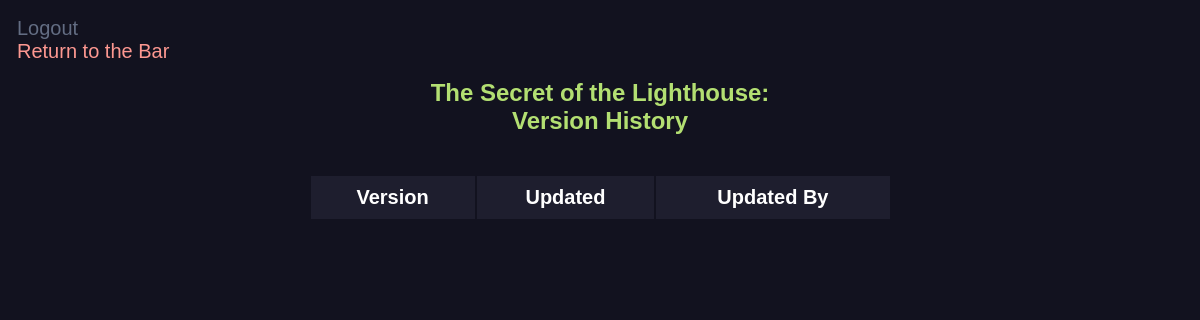
The app's page /versions/1, older data.
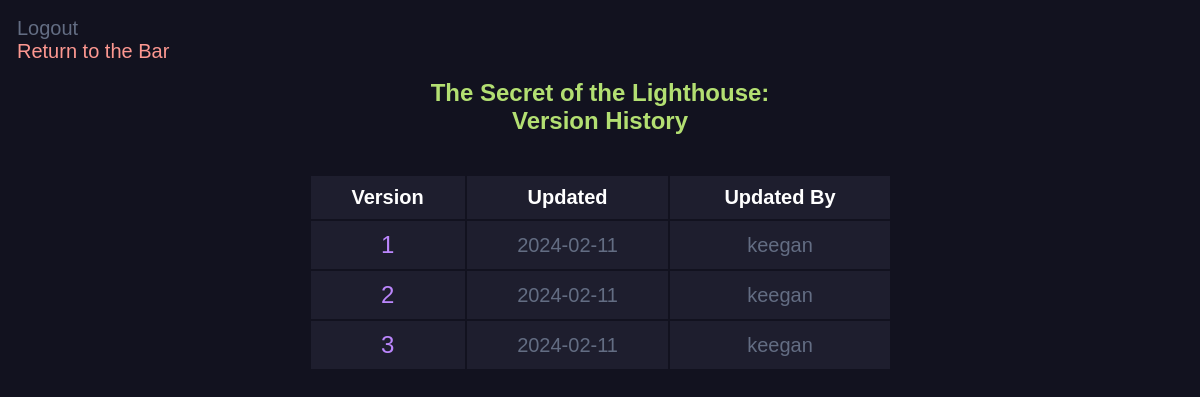
The same page, newer data.
### main.py (models this page shows, shortened)
class NewStory(db.Model):
    id = db.Column(db.Integer, primary_key=True)
    title = db.Column(db.String(200), nullable=False)
    genre = db.Column(db.String(200), nullable=True)
    content = db.Column(db.Text, nullable=False)
    date_created = db.Column(db.DateTime, default=datetime.utcnow)
    author_id = db.Column(db.Integer, db.ForeignKey('user.id'), nullable=False)
    current_version_id = db.Column(db.Integer, db.ForeignKey('new_version.id'), nullable=True)
    __table_args__ = (
        ForeignKeyConstraint(['author_id'], ['user.id'], name='fk_new_story_author_id'),
        ForeignKeyConstraint(['current_version_id'], ['new_version.id'], name='fk_new_story_current_version_id')
    )
    current_version = db.relationship('NewVersion', foreign_keys=[current_version_id], post_update=True)
    versions = db.relationship('NewVersion', backref='story', lazy=True, foreign_keys='NewVersion.story_id')

class NewVersion(db.Model):
    id = db.Column(db.Integer, primary_key=True)
    content = db.Column(db.Text, nullable=False)
    date_created = db.Column(db.DateTime, default=datetime.utcnow)
    story_id = db.Column(db.Integer, db.ForeignKey('new_story.id'), nullable=False)
    author_id = db.Column(db.Integer, db.ForeignKey('user.id'), nullable=False)
    __table_args__ = (
        ForeignKeyConstraint(['story_id'], ['new_story.id'], name='fk_new_version_story_id'),
        ForeignKeyConstraint(['author_id'], ['user.id'], name='fk_new_version_author_id')
    )
    author = db.relationship('User', backref='versions', foreign_keys=[author_id])

class User(db.Model, UserMixin):
    id = db.Column(db.Integer, primary_key=True)
    username = db.Column(db.String(20), nullable=False, unique=True)
    password = db.Column(db.String(80), nullable=False)

### main.py (the view)
@app.route('/versions/<int:id>', methods=['GET'])
def versions(id):
    story = NewStory.query.get_or_404(id)
    versions = NewVersion.query.filter_by(story_id=id).order_by(NewVersion.date_created.desc()).all()
    return render_template('versions.html', story=story, versions=versions, current_user=current_user)

### templates/versions.html (shortened to what this page needs)
<link rel="stylesheet" href="{{ url_for('static', filename='css/versions.css') }}">
{% block body %}
	<a href="/logout/" class="button">Logout</a><br>
	<a href="/" class="return-to-bar">Return to the Bar</a>
<div class="content">
	<h1 style="text-align: center;">{{ story.title }}: <br> Version History</h1><br>
	<table class="center-table">
		<tr>
			<th>Version</th>
			<th>Updated</th>
			<th>Updated By</th>
		</tr>
		{%for version in versions %}
		<tr>
			<td><a href="{{ url_for('read_version', version_id=version.id) }}" class="story-link">{{ loop.index }}</a></td>
			<td>{{ version.date_created.date() }}</td>
			<td>{{ version.author.username }}</td>
		</tr>
		{% endfor %}
	</table>
</div>
{% endblock %}

### static/css/versions.css (style rules this page uses)
h1 { font-size: 24px; color: #B3DF72; text-align: center; font-family: sans-serif; }
a { color: #636d83; font-size: 20px; font-family: sans-serif; text-decoration: none; }
.center-table { margin-left: auto; margin-right: auto; width: 50%; }
td { background-color: #1e1e2e; color: #636d83; font-family: sans-serif; font-size: 20px; text-align: center; padding: 10; }
th { background-color: #1e1e2e; color: white; font-family: sans-serif; font-size: 20px; text-align: center; padding: 10; }
.story-link { color: #BB86FC; font-size: 24px; }
.return-to-bar { color: #FD9891; }

Row changes from the older to the newer data that the page shows:
added NewVersion: date_created "2024-02-11", author.username "keegan"
added NewVersion: date_created "2024-02-11", author.username "keegan"
added NewVersion: date_created "2024-02-11", author.username "keegan"
